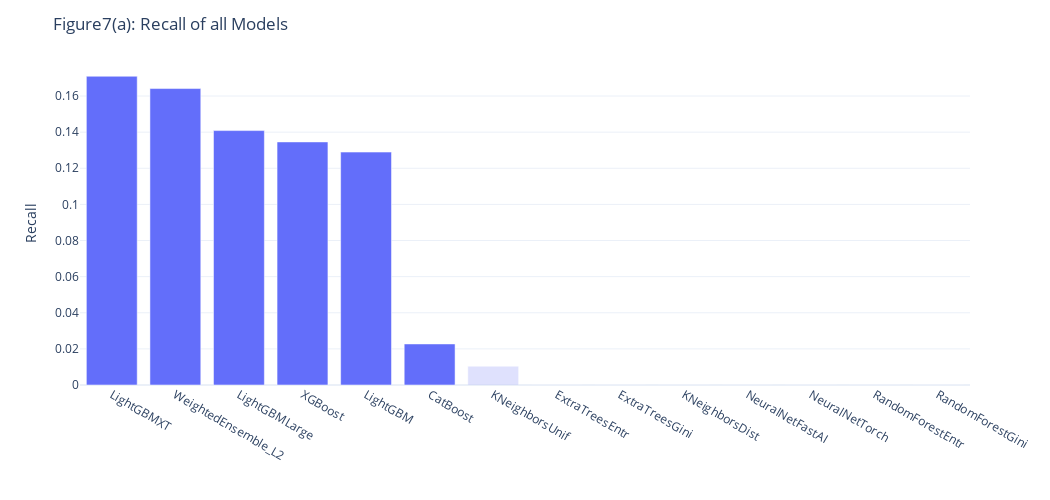

Notebook source saved alongside this figure:
### Markdown cell above
## Experiment1

::: {.panel-tabset}
#### Recall

### Code cell
figs['실험1모델비교REC'].layout['title']['text']='Figure7(a): Recall of all Models'
figs['실험1모델비교REC'].layout['width']=1050
figs['실험1모델비교REC'].layout['height']=500
figs['실험1모델비교REC']

### Figure 1 — Plotly figure (JSON) as saved in the notebook; plotly's stock layout.template omitted (floating-point values rounded to 4 significant figures)
{"data": [{"alignmentgroup": "True", "hovertemplate": "Top6=True<br>Method=%{x}<br>Value=%{y}<extra></extra>", "legendgroup": "True", "marker": {"color": "#636efa", "pattern": {"shape": ""}}, "name": "True", "offsetgroup": "True", "orientation": "v", "showlegend": false, "textposition": "auto", "type": "bar", "x": ["LightGBMXT", "WeightedEnsemble_L2", "LightGBMLarge", "XGBoost", "LightGBM", "CatBoost"], "xaxis": "x", "y": [0.1709, 0.1641, 0.1409, 0.1346, 0.129, 0.02273], "yaxis": "y"}, {"alignmentgroup": "True", "hovertemplate": "Top6=False<br>Method=%{x}<br>Value=%{y}<extra></extra>", "legendgroup": "False", "marker": {"color": "#636efa", "opacity": 0.2, "pattern": {"shape": ""}}, "name": "False", "offsetgroup": "False", "orientation": "v", "showlegend": false, "textposition": "auto", "type": "bar", "x": ["KNeighborsUnif", "ExtraTreesEntr", "ExtraTreesGini", "KNeighborsDist", "NeuralNetFastAI", "NeuralNetTorch", "RandomForestEntr", "RandomForestGini"], "xaxis": "x", "y": [0.01042, 0, 0, 0, 0, 0, 0, 0], "yaxis": "y"}], "layout": {"barmode": "relative", "height": 500, "legend": {"title": {"text": "Top6"}, "tracegroupgap": 0}, "margin": {"t": 60}, "title": {"text": "Figure7(a): Recall of all Models"}, "width": 1050, "xaxis": {"anchor": "y", "autorange": true, "domain": [0, 1], "range": [-0.5, 13.5], "title": {"text": ""}, "type": "category"}, "yaxis": {"anchor": "x", "autorange": true, "domain": [0, 1], "range": [0, 0.1799], "title": {"text": "Recall"}, "type": "linear"}}}
